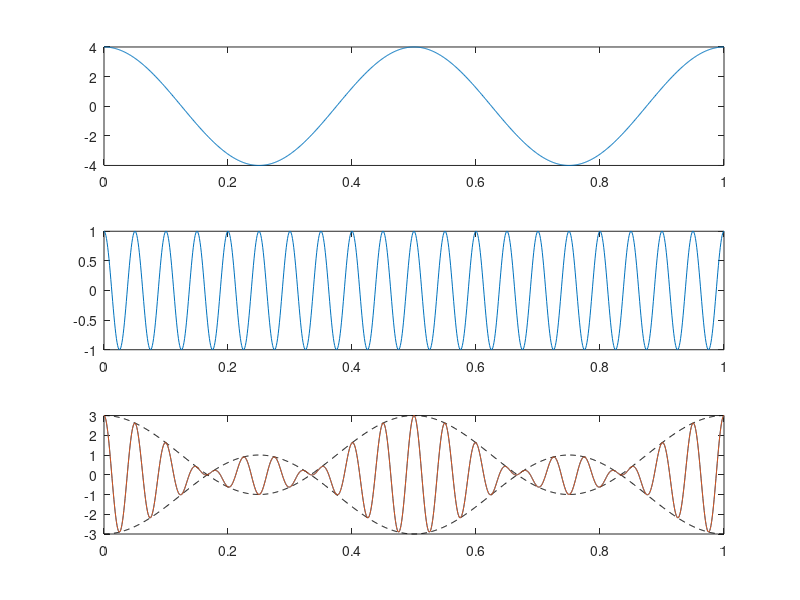

MATLAB code to generate this figure:
clc;
clear all;
close all;
ac=1;
am=4;
fm=2;
fc=20;
ka=0.5;
t=0:0.001:1;
m_t=am*cos(2*pi*fm*t);
subplot(311);
plot(t,m_t);
c_t=ac*cos(2*pi*fc*t);
subplot(312);
plot(t,c_t);
s_t=ac.*(1+ka*am.*cos(2*pi*fm*t)).*cos(2*pi*fc*t);
subplot(313);
plot(t,s_t);
hold on
plot(t,1+0.5*m_t,'k--');
plot(t,-1-0.5*m_t,'k--');
plot(t,s_t);
hold off
